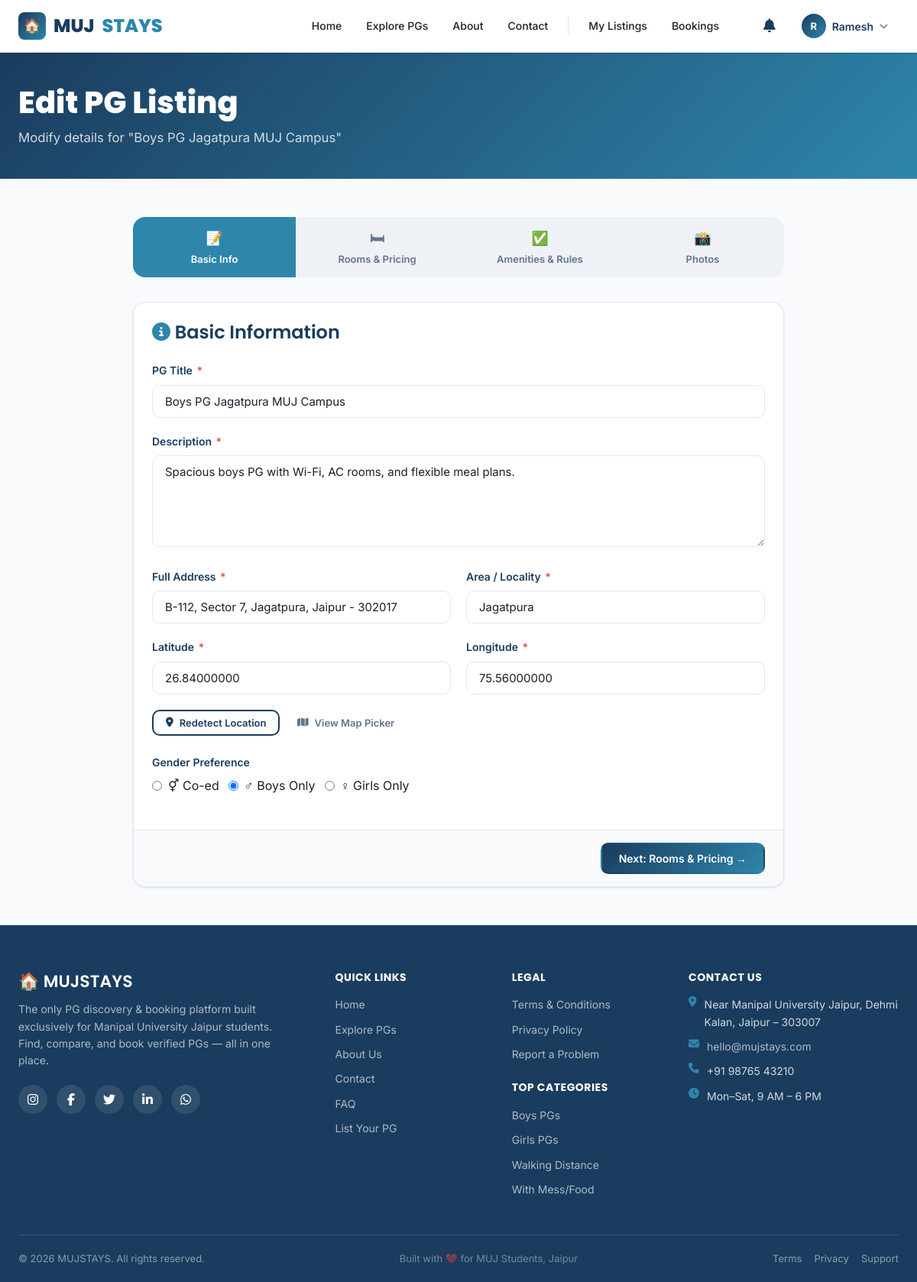
Page /owner/edit-listing.php?id=2 (signed in) on the committed database.
### tables this page shows
CREATE TABLE `pg_listings` (
  `id` INT UNSIGNED NOT NULL AUTO_INCREMENT,
  `owner_id` INT UNSIGNED NOT NULL,
  `area_id` INT UNSIGNED DEFAULT NULL,
  `area_name` VARCHAR(100) DEFAULT NULL,
  `title` VARCHAR(200) NOT NULL,
  `slug` VARCHAR(220) NOT NULL,
  `description` TEXT NOT NULL,
  `address` VARCHAR(300) NOT NULL,
  `latitude` DECIMAL(10,8) NOT NULL DEFAULT 26.84000000,
  `longitude` DECIMAL(11,8) NOT NULL DEFAULT 75.56000000,
  `distance_from_muj` DECIMAL(5,2) DEFAULT NULL,
  `price_min` INT UNSIGNED NOT NULL,
  `price_max` INT UNSIGNED NOT NULL,
  `gender_preference` ENUM('male', 'female', 'any') NOT NULL DEFAULT 'any',
  `has_food` TINYINT(1) DEFAULT 0,
  `has_wifi` TINYINT(1) DEFAULT 0,
  `has_ac` TINYINT(1) DEFAULT 0,
  `has_parking` TINYINT(1) DEFAULT 0,
  `has_laundry` TINYINT(1) DEFAULT 0,
  `has_gym` TINYINT(1) DEFAULT 0,
  `has_cctv` TINYINT(1) DEFAULT 0,
  `has_warden` TINYINT(1) DEFAULT 0,
  `has_transport` TINYINT(1) DEFAULT 0,
  `rules` TEXT DEFAULT NULL,
  `status` ENUM('draft', 'pending', 'approved', 'rejected', 'inactive') DEFAULT 'draft',
  `rejection_reason` TEXT DEFAULT NULL,
  `is_featured` TINYINT(1) DEFAULT 0,
  `avg_rating` DECIMAL(3,2) DEFAULT 0.00,
  `total_reviews` INT UNSIGNED DEFAULT 0,
  `view_count` INT UNSIGNED DEFAULT 0,
  `created_at` DATETIME DEFAULT CURRENT_TIMESTAMP,
  `updated_at` DATETIME DEFAULT NULL ON UPDATE CURRENT_TIMESTAMP,
  `is_deleted` TINYINT(1) DEFAULT 0,
  PRIMARY KEY (`id`),
  UNIQUE KEY `slug` (`slug`),
  KEY `owner_id` (`owner_id`),
  CONSTRAINT `fk_pg_owner` FOREIGN KEY (`owner_id`) REFERENCES `users` (`id`) ON DELETE CASCADE,
  CONSTRAINT `fk_pg_area` FOREIGN KEY (`area_id`) REFERENCES `areas` (`id`)
);

CREATE TABLE `areas` (
  `id` INT UNSIGNED NOT NULL AUTO_INCREMENT,
  `name` VARCHAR(100) NOT NULL,
  `distance_from_muj` DECIMAL(5,2) DEFAULT NULL,
  PRIMARY KEY (`id`),
  UNIQUE KEY `name` (`name`)
);

### owner/edit-listing.php (the view, shortened to what this page needs)
<?php
require_once '../includes/db.php';
$uid = current_user_id();
$lid = (int)($_GET['id'] ?? 0);
$stmt = $pdo->prepare("SELECT p.*, a.name AS area_name FROM pg_listings p JOIN areas a ON a.id = p.area_id WHERE p.id = ? AND p.owner_id = ? AND p.is_deleted = 0");
$stmt->execute([$lid, $uid]);
$listing = $stmt->fetch();
?>
<!DOCTYPE html>
<html lang="en"><head><meta charset="UTF-8"><meta name="viewport" content="width=device-width,initial-scale=1">
<link rel="stylesheet" href="<?= BASE_URL ?>/assets/css/style.css">
<link rel="stylesheet" href="https://cdnjs.cloudflare.com/ajax/libs/font-awesome/6.5.0/css/all.min.css">
<link rel="stylesheet" href="https://unpkg.com/leaflet@1.9.4/dist/leaflet.css"/>
</head><body>
<?php require_once '../components/navbar.php'; ?>
<div class="page-header" style="padding:40px 0">
  <div class="container">
    <h1>Edit PG Listing</h1>
    <p>Modify details for "<?= htmlspecialchars($listing['title']) ?>"</p>
  </div>
</div>
<div class="section-sm">
  <div class="container-sm">
    <div style="display:flex;gap:0;margin-bottom:32px;background:var(--bg2);border-radius:var(--radius-lg);overflow:hidden">
      <?php $steps_labels = ['Basic Info','Rooms & Pricing','Amenities & Rules','Photos']; foreach($steps_labels as $i=>$lbl): ?>
      <div class="step-indicator" data-step="<?= $i ?>" style="flex:1;padding:14px;text-align:center;font-size:13px;font-weight:600;cursor:pointer;transition:all .2s;<?= $i===0?'background:var(--accent);color:#fff':'color:var(--text-muted)' ?>">
        <div style="font-size:18px;margin-bottom:2px"><?= ['📝','🛏','✅','📸'][$i] ?></div>
        <div><?= $lbl ?></div>
      </div>
      <?php endforeach; ?>
    </div>
    <form method="POST" enctype="multipart/form-data" id="edit-listing-form">
      <div class="form-step card" id="step-0">
        <div class="card-body">
          <h3 style="margin-bottom:24px"><i class="fas fa-info-circle" style="color:var(--accent)"></i> Basic Information</h3>
          <div class="form-group">
            <label class="form-label">PG Title <span class="req">*</span></label>
            <input type="text" name="title" class="form-control" placeholder='e.g. "Shanti Girls PG Near MUJ Gate 2"' value="<?= htmlspecialchars($_POST['title']??$listing['title']) ?>" required>
          </div>
          <div class="form-group">
            <label class="form-label">Description <span class="req">*</span></label>
            <textarea name="description" class="form-control" rows="5" placeholder="Describe your PG in detail..." required><?= htmlspecialchars($_POST['description']??$listing['description']) ?></textarea>
          </div>
          <div class="form-row form-row-2">
            <div class="form-group">
              <label class="form-label">Full Address <span class="req">*</span></label>
              <input type="text" name="address" class="form-control" placeholder="Plot no., Street, Colony..." value="<?= htmlspecialchars($_POST['address']??$listing['address']) ?>" required>
            </div>
            <div class="form-group">
              <label class="form-label">Area / Locality <span class="req">*</span></label>
              <input type="text" name="area_name" class="form-control" placeholder="e.g. Jagatpura" value="<?= htmlspecialchars($_POST['area_name']??$listing['area_name']) ?>" required>
            </div>
          </div>
          <div class="form-row form-row-2">
            <div class="form-group">
              <label class="form-label">Latitude <span class="req">*</span></label>
              <input type="number" name="latitude" id="auto_lat" class="form-control" step="0.00000001" value="<?= $_POST['latitude']??$listing['latitude'] ?>" required>
            </div>
            <div class="form-group">
              <label class="form-label">Longitude <span class="req">*</span></label>
              <input type="number" name="longitude" id="auto_lng" class="form-control" step="0.00000001" value="<?= $_POST['longitude']??$listing['longitude'] ?>" required>
            </div>
          </div>
          <div style="margin-bottom: 24px;">
            <button type="button" id="getLocationBtn" class="btn btn-outline btn-sm" onclick="getRealLocation()"><i class="fas fa-map-marker-alt"></i> Redetect Location</button>
            <button type="button" class="btn btn-ghost btn-sm" onclick="toggleMapPicker()"><i class="fas fa-map"></i> View Map Picker</button>
          </div>
          <div class="form-group">
            <label class="form-label">Gender Preference</label>
            <div style="display:flex;gap:12px">
              <?php foreach(['any'=>'⚥ Co-ed','male'=>'♂ Boys Only','female'=>'♀ Girls Only'] as $v=>$l): ?>
                <label style="display:flex;align-items:center;gap:8px;cursor:pointer"><input type="radio" name="gender_preference" value="<?= $v ?>" <?= ($_POST['gender_preference']??$listing['gender_preference'])===$v?'checked':'' ?>> <?= $l ?></label>
              <?php endforeach; ?>
            </div>
          </div>
        </div>
        <div class="card-footer" style="display:flex;justify-content:flex-end">
          <button type="button" class="btn btn-primary next-step">Next: Rooms & Pricing →</button>
        </div>
      </div>
    </form>
  </div>
</div>
<?php require_once '../components/footer.php'; ?>
</body></html>

### assets/css/style.css (style rules this page uses)
:root { --primary: #1A3C5E; --primary-d: #0f2540; --accent: #2E86AB; --accent-d: #1a6080; --success: #27AE60; --warning: #F39C12; --danger: #E74C3C; --info: #3498DB; --bg: #F8FAFC; --bg2: #EEF2F7; --card-bg: #FFFFFF; --border: #E2E8F0; --text: #1A202C; --text-muted: #64748B; --text-light: #94A3B8; --shadow-sm: 0 1px 3px rgba(0,0,0,.08), 0 1px 2px rgba(0,0,0,.05); --shadow: 0 4px 16px rgba(0,0,0,.1); --shadow-lg: 0 10px 40px rgba(0,0,0,.14); --radius: 10px; --radius-lg: 16px; --transition: all .25s cubic-bezier(.4,0,.2,1); --font-body: 'Inter', sans-serif; --font-head: 'Poppins', sans-serif; }
*, *::before, *::after { box-sizing: border-box; margin: 0; padding: 0; }
html { scroll-behavior: smooth; }
body { font-family: var(--font-body); font-size: 16px; color: var(--text); background: var(--bg); line-height: 1.6; min-height: 100vh; overflow-x: hidden; }
h1,h2,h3,h4,h5,h6 { font-family: var(--font-head); line-height: 1.25; color: var(--primary); }
h1 { font-size: 2.5rem; font-weight: 800; }
h3 { font-size: 1.5rem; font-weight: 600; }
p { color: var(--text-muted); margin-bottom: 1rem; }
.container { max-width: 1280px; margin: 0 auto; padding: 0 24px; }
.container-sm { max-width: 900px; margin: 0 auto; padding: 0 24px; }
.section-sm { padding: 50px 0; }
.btn { display: inline-flex; align-items: center; justify-content: center; gap: 8px; padding: 10px 22px; border-radius: var(--radius); font-size: 14px; font-weight: 600; cursor: pointer; transition: var(--transition); border: 2px solid transparent; font-family: var(--font-body); white-space: nowrap; text-decoration: none !important; }
.btn-sm { padding: 7px 16px; font-size: 13px; }
.btn-primary { background: linear-gradient(135deg, var(--primary), var(--accent)); color: #fff !important; border-color: transparent; }
.btn-outline { background: transparent; color: var(--primary) !important; border-color: var(--primary); }
.btn-ghost { background: transparent; color: var(--text-muted) !important; border-color: transparent; }
.card { background: var(--card-bg); border-radius: var(--radius-lg); border: 1px solid var(--border); box-shadow: var(--shadow-sm); transition: var(--transition); overflow: hidden; }
.card-body { padding: 24px; }
.card-footer { padding: 16px 24px; border-top: 1px solid var(--border); background: var(--bg); }
.form-group { margin-bottom: 20px; }
.form-label { display: block; margin-bottom: 7px; font-size: 14px; font-weight: 600; color: var(--primary); }
.form-label .req { color: var(--danger); margin-left: 2px; }
.form-control, .form-select { width: 100%; padding: 11px 16px; font-size: 15px; border: 1.5px solid var(--border); border-radius: var(--radius); background: #fff; color: var(--text); transition: var(--transition); font-family: var(--font-body); outline: none; }
.form-control::placeholder { color: var(--text-light); }
textarea.form-control { resize: vertical; min-height: 120px; }
.form-row { display: grid; gap: 20px; }
.form-row-2 { grid-template-columns: 1fr 1fr; }
.page-header { background: linear-gradient(135deg, var(--primary) 0%, var(--accent) 100%); color: #fff; padding: 50px 0; }
.page-header h1 { color: #fff; margin-bottom: 8px; }
.page-header p { color: rgba(255,255,255,.8); margin: 0; font-size: 1.05rem; }

### rows in the picture
pg_listings: title "Boys PG Jagatpura MUJ Campus", description "Spacious boys PG with Wi-Fi, AC rooms, and flexible meal plans.", address "B-112, Sector 7, Jagatpura, Jaipur - 302017", area_name "Jagatpura", latitude "26.84000000", longitude "75.56000000", gender_preference "☐ ⚥ Co-ed", gender_preference "☑ ♂ Boys Only", gender_preference "☐ ♀ Girls Only"

### other values in the picture
mb_substr($user_name, 0, 1) "R"
explode(' ', $user_name)[0] "Ramesh"
$lbl "Basic Info"
$lbl "Rooms & Pricing"
$lbl "Amenities & Rules"
$lbl "Photos"
$l "⚥ Co-ed"
$l "♂ Boys Only"
$l "♀ Girls Only"
